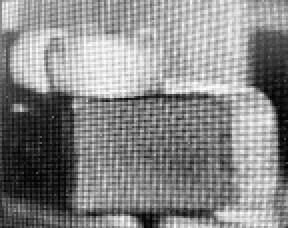
#> input picture single/template_table1.png, 144 x 114 px (shown 2 times larger)
$ python make_ref.py --ok-dir ../single --template ../single/template_table1.png   (older library calls are emulated)
#> lines starting #> are read from the running program, lines starting #| are printed output that depends on the picture
### crack_v14/align.py
"""位置合わせ（テンプレートマッチング）。

今の検査システムと同じ考え方:
  検査画像の中から template_table1.png（右側のネジ2つと黒い留め具）に似た所を
  cv2.matchTemplate で探し、基準画像のときの位置との差を X・Y の補正量にする。

カメラは固定なので、ずれは平行移動だけと考える（回転・拡大縮小は補正しない）。
補正したあと、検査の座標（基準座標 960x660）に縮小する。
"""
import cv2
import numpy as np

from .geometry import SIZE


class TemplateAligner:
    def __init__(self, template_gray, blur=1.5):
        """template_gray: template_table1.png をグレースケールで読んだもの。"""
        if template_gray is None:
            raise ValueError("テンプレート画像が読めません")
        self.blur = blur
        self.tpl = self._prep(template_gray)

    def _prep(self, g):
        # 細かいノイズや反射の差で一致度がぶれないよう、少しぼかしてから比べる
        return cv2.GaussianBlur(g, (0, 0), self.blur) if self.blur > 0 else g

    def locate(self, gray):
        """テンプレートが一番よく一致した位置（左上の x, y）と一致度（-1〜1、1が完全一致）を返す。"""
        res = cv2.matchTemplate(self._prep(gray), self.tpl, cv2.TM_CCOEFF_NORMED)
        _, score, _, (x, y) = cv2.minMaxLoc(res)   # 最大値とその位置
        return float(x), float(y), float(score)


def frame_matrix(image_shape, offset):
    """入力画像 -> 基準座標 への変換行列（3x3）。

    1. offset (dx, dy) だけ平行移動して、基準画像と同じ位置にそろえる
    2. 960x660 に縮小する
    """
    h, w = image_shape[:2]
    sx, sy = SIZE[0] / w, SIZE[1] / h
    dx, dy = offset
    return np.array([[sx, 0, sx * dx], [0, sy, sy * dy], [0, 0, 1]], np.float64)


def to_frame(gray, M):
    """変換行列 M で入力画像を基準座標の画像（960x660）にする。"""
    return cv2.warpAffine(gray, M[:2], SIZE, flags=cv2.INTER_AREA, borderMode=cv2.BORDER_REPLICATE)

### crack_v14/make_ref.py
"""OK画像のフォルダから、検査に使う基準画像（refs/）を作る。最初の1回だけ実行する。

使い方:
  python -m crack_v14.make_ref --ok-dir pos1ok --template template_table1.png --out refs
  （このあと python -m crack_v14.draw_geom --ref-dir refs で検査範囲の線を引く）

やること:
  1. 各OK画像で template_table1.png を探し、X・Y のずれを補正して 960x660 に縮小する（検査のときと同じ）
  2. 輪郭の似ている画像どうしを同じ「製品の種類」にまとめる（type1, type2, ... の順に名前を付ける）
     すでに refs/ に基準画像があれば、似ている方の名前を引き継ぐ
  3. 種類ごとに、全部を重ねた画素ごとの中央値を基準画像 ref_<種類>.png にする
  4. テンプレートの位置などを info_<種類>.json に保存する

作り直し: 検査のたびに作る必要はない（cli は refs/ を読むだけ）。
  カメラや治具を動かした、照明を変えた、新しい種類が増えた、OK画像を増やしたいときだけ実行する。
  同じ --out に作り直すと、基準画像と info は上書きされ、検査範囲の線（geom_*.json）はそのまま残る。
"""
import argparse
import glob
import json
import os

import cv2
import numpy as np

from .align import TemplateAligner, frame_matrix, to_frame

GROUP_TH = 0.25   # 輪郭の相関がこれより大きければ同じ種類とみなす


def load_gray(p):
    g = cv2.imread(p, 0)
    if g is None:
        raise SystemExit(f"読めない画像: {p}")
    return g


def edge_signature(frame):
    """種類の振り分け用: 縮小した画像の輪郭の強さ（平均0・標準偏差1にそろえたもの）。"""
    g = cv2.resize(frame, (240, 165), interpolation=cv2.INTER_AREA).astype(np.float32)
    g = cv2.GaussianBlur(g, (0, 0), 1.5)
    e = cv2.magnitude(cv2.Sobel(g, cv2.CV_32F, 1, 0), cv2.Sobel(g, cv2.CV_32F, 0, 1))
    return (e - e.mean()) / (e.std() + 1e-6)


def similarity(a, b):
    """2つの輪郭の相関（1 = 同じ、0 = 無関係）。"""
    return float((a * b).mean())


def main():
    ap = argparse.ArgumentParser()
    ap.add_argument("--ok-dir", required=True, help="OK画像のフォルダ（種類が混ざっていてよい）")
    ap.add_argument("--template", required=True, help="template_table1.png")
    ap.add_argument("--out", default="refs")
    ap.add_argument("--max", type=int, default=40, help="種類ごとに使う最大枚数")
    a = ap.parse_args()

    files = sorted(f for e in ("png", "jpg", "jpeg", "bmp") for f in glob.glob(os.path.join(a.ok_dir, f"*.{e}")))
    if not files:
        raise SystemExit(f"画像がありません: {a.ok_dir}")
    os.makedirs(a.out, exist_ok=True)
    aligner = TemplateAligner(load_gray(a.template))
#> in load_gray, g is the input picture: shape (114, 144); min 0, max 252, mean 135.6
#> in __init__, `self.blur = blur`: self.blur = 1.5
#> in _prep, `return cv2.GaussianBlur(g, (0, 0), self.blur) if self.blur > 0 else g`:
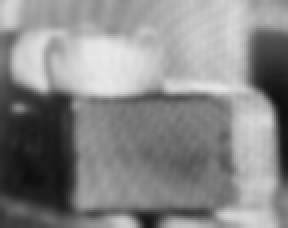
#> returned value: shape (114, 144) (shown 2 times larger); min 14, max 232, mean 135.6

    # ---- 1. 位置補正。先頭の画像のテンプレート位置を基準にする
    #      ただし、すでに refs/ に基準があるときはその位置を引き継ぐ（作り直しても検査範囲の線がずれないように）
    g0 = load_gray(files[0])
    old_info = sorted(glob.glob(os.path.join(a.out, "info_*.json")))
    if old_info:
        with open(old_info[0], encoding="utf-8") as fh:
            info0 = json.load(fh)
        tx0, ty0 = info0["tpl_xy"]
        sx0, sy0 = g0.shape[1] / info0["src_size"][0], g0.shape[0] / info0["src_size"][1]
        tx0, ty0 = tx0 * sx0, ty0 * sy0
        print(f"基準のテンプレート位置: ({tx0:.0f}, {ty0:.0f})  前回の基準から引き継ぎ")
    else:
        tx0, ty0, s0 = aligner.locate(g0)
#> in locate, `res = cv2.matchTemplate(self._prep(gray), self.tpl, cv2.TM_CCOEFF_NORM..`: res = [1]
#> in locate, `_, score, _, (x, y) = cv2.minMaxLoc(res)`: score = 1; x = 0
#> tx0 = 0; ty0 = 0; s0 = 1
        print(f"基準のテンプレート位置: ({tx0:.0f}, {ty0:.0f})  {os.path.basename(files[0])}  一致度 {s0:.2f}")
#| 基準のテンプレート位置: (0, 0)  template_table1.png  一致度 1.00
    frames = []
    for f in files:
        g = load_gray(f)
        x, y, s = aligner.locate(g)
#> x = 0; y = 0; s = 1
        if s < 0.5:
            print(f"{os.path.basename(f)}: テンプレートが見つからないので除外（一致度 {s:.2f}）"); continue
        sx, sy = g.shape[1] / g0.shape[1], g.shape[0] / g0.shape[0]
#> sx = 1; sy = 1
        fr = to_frame(g, frame_matrix(g.shape, (tx0 * sx - x, ty0 * sy - y)))
#> in to_frame, `return cv2.warpAffine(gray, M[:2], SIZE, flags=cv2.INTER_AREA, borderM..`:
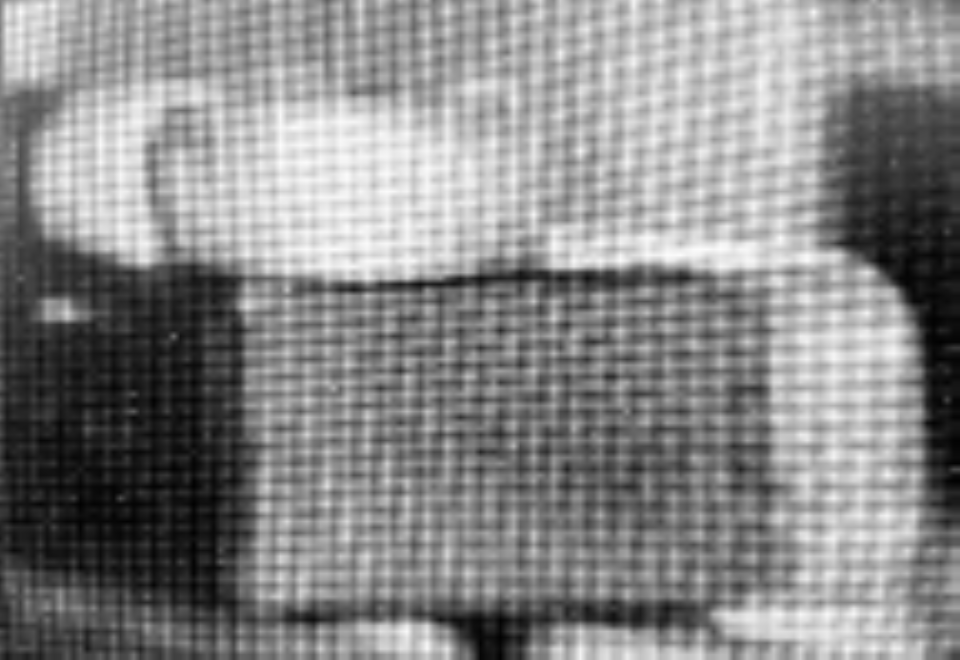
#> returned value: shape (660, 960); min 1, max 252, mean 135.4
        frames.append((f, fr, edge_signature(fr)))
#> in edge_signature, `g = cv2.GaussianBlur(g, (0, 0), 1.5)`:
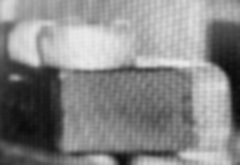
#> g: shape (165, 240) float32; min 10, max 235.3, mean 135.4
#> in edge_signature, `e = cv2.magnitude(cv2.Sobel(g, cv2.CV_32F, 1, 0), cv2.Sobel(g, cv2.CV_..`:
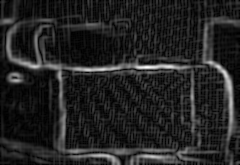
#> e: shape (165, 240) float32; min 0, max 308, mean 43.2; drawn with min black and max white

    # ---- 2. 種類ごとにまとめる（すでにある基準画像があれば、その種類から始める）
    groups = {}                              # 名前 -> {"sigs": [...], "items": [...]}
    for p in sorted(glob.glob(os.path.join(a.out, "ref_*.png"))):
        name = os.path.basename(p)[4:-4]
        groups[name] = dict(sigs=[edge_signature(load_gray(p))], items=[])
    for f, fr, sig in frames:
        best, best_s = None, GROUP_TH
        for name, gr in groups.items():
            s = max(similarity(sig, t) for t in gr["sigs"])     # その種類の誰かと似ていれば同じ種類
            if s > best_s:
                best, best_s = name, s
        if best is None:
            best = f"type{len(groups) + 1}"
            groups[best] = dict(sigs=[], items=[])
        groups[best]["sigs"].append(sig)
        if len(groups[best]["items"]) < a.max:
            groups[best]["items"].append((f, fr))
#> this loop made 1 pass
#> f on pass 1: '../single/template_table1.png'
#> after the loop, groups = 1 item
    print("振り分け: " + ", ".join(f"{k}={len(v['items'])}枚" for k, v in sorted(groups.items()) if v["items"]))
#| 振り分け: type1=1枚

    # ---- 3〜4. 種類ごとに中央値をとって保存
    for name, gr in sorted(groups.items()):
        if not gr["items"]:
            continue
        st = np.stack([fr for _, fr in gr["items"]]).astype(np.float32)
        med = np.median(st, axis=0)
        mad = np.median(np.abs(st - med), axis=0) * 1.4826     # OK品のばらつき（OK差分モデル用に保存）
        cv2.imwrite(os.path.join(a.out, f"ref_{name}.png"), np.clip(med, 0, 255).astype(np.uint8))
        np.save(os.path.join(a.out, f"ok_mad_{name}.npy"), mad)
        with open(os.path.join(a.out, f"info_{name}.json"), "w", encoding="utf-8") as fh:
            json.dump(dict(tpl_xy=[tx0, ty0], src_size=[g0.shape[1], g0.shape[0]], n_images=len(gr["items"]),
                           images=[os.path.basename(f) for f, _ in gr["items"]]), fh, ensure_ascii=False, indent=1)
        has_geom = os.path.exists(os.path.join(a.out, f"geom_{name}.json"))
        print(f"[{name}] {len(gr['items'])} 枚から作成 -> {a.out}/ref_{name}.png"
              + ("" if has_geom else f"   ※ 次に draw_geom で {name} の線を引いてください"))
#> this loop made 1 pass
#> name on pass 1: 'type1'
#| [type1] 1 枚から作成 -> refs/ref_type1.png   ※ 次に draw_geom で type1 の線を引いてください


if __name__ == "__main__":
    main()

$ run again, with single/template_table2.png copied over single/template_table1.png
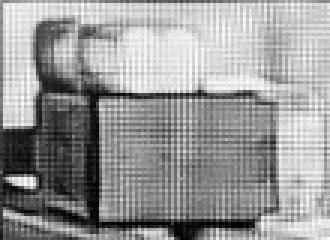
#> input picture single/template_table2.png, 110 x 80 px (shown 3 times larger)
#> in load_gray, g is the input picture: shape (80, 110); min 1, max 254, mean 152.2
#> self.blur = 1.5
#> in _prep, `return cv2.GaussianBlur(g, (0, 0), self.blur) if self.blur > 0 else g`:
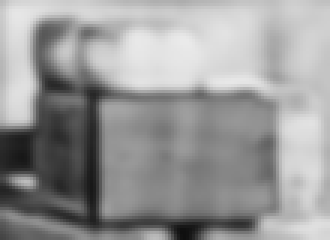
#> returned value: shape (80, 110) (shown 3 times larger); min 15, max 234, mean 152.7
#> res = [1]
#> in locate, `_, score, _, (x, y) = cv2.minMaxLoc(res)`: score = 1; x = 0
#> s0 = 1
#| 基準のテンプレート位置: (0, 0)  template_table1.png  一致度 1.00
#> in main, `x, y, s = aligner.locate(g)`: x = 0; s = 1
#> in edge_signature, `e = cv2.magnitude(cv2.Sobel(g, cv2.CV_32F, 1, 0), cv2.Sobel(g, cv2.CV_..`:
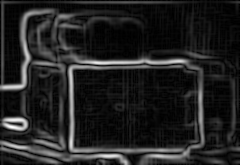
#> e: shape (165, 240) float32; min 0, max 339.4, mean 45.5; drawn with min black and max white
#> the loop in main, `for f, fr, sig in frames:` made 1 pass
#> f on pass 1: '../single/template_table1.png'
#> after the loop in main, `for f, fr, sig in frames:`: groups = 1 item
#| 振り分け: type1=1枚
#> the loop in main, `for name, gr in sorted(groups.items()):` made 1 pass
#> name on pass 1: 'type1'
#> (printed output is left out)
